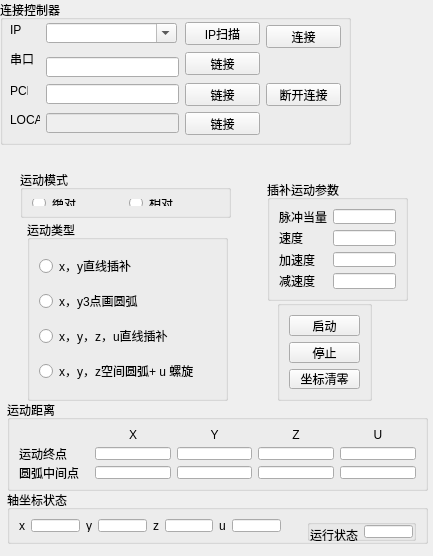
<?xml version="1.0" encoding="UTF-8"?>
<ui version="4.0">
 <class>Form</class>
 <widget class="QWidget" name="Form">
  <property name="geometry">
   <rect>
    <x>0</x>
    <y>0</y>
    <width>433</width>
    <height>556</height>
   </rect>
  </property>
  <property name="windowTitle">
   <string>Form</string>
  </property>
  <widget class="QGroupBox" name="groupBox_4">
   <property name="geometry">
    <rect>
     <x>267</x>
     <y>180</y>
     <width>141</width>
     <height>121</height>
    </rect>
   </property>
   <property name="title">
    <string>插补运动参数</string>
   </property>
   <layout class="QFormLayout" name="formLayout">
    <item row="0" column="1">
     <widget class="QLineEdit" name="lineEdit_Units"/>
    </item>
    <item row="1" column="0">
     <widget class="QLabel" name="label_2">
      <property name="text">
       <string>速度</string>
      </property>
     </widget>
    </item>
    <item row="1" column="1">
     <widget class="QLineEdit" name="lineEdit_Speed"/>
    </item>
    <item row="2" column="0">
     <widget class="QLabel" name="label_3">
      <property name="text">
       <string>加速度</string>
      </property>
     </widget>
    </item>
    <item row="2" column="1">
     <widget class="QLineEdit" name="lineEdit_Accel"/>
    </item>
    <item row="3" column="0">
     <widget class="QLabel" name="label_4">
      <property name="text">
       <string>减速度</string>
      </property>
     </widget>
    </item>
    <item row="3" column="1">
     <widget class="QLineEdit" name="lineEdit_Decel"/>
    </item>
    <item row="0" column="0">
     <widget class="QLabel" name="label_14">
      <property name="text">
       <string>脉冲当量</string>
      </property>
     </widget>
    </item>
   </layout>
  </widget>
  <widget class="QGroupBox" name="groupBox_2">
   <property name="geometry">
    <rect>
     <x>20</x>
     <y>170</y>
     <width>211</width>
     <height>48</height>
    </rect>
   </property>
   <property name="title">
    <string>运动模式</string>
   </property>
   <layout class="QHBoxLayout" name="horizontalLayout">
    <item>
     <widget class="QRadioButton" name="radioButton_Abs">
      <property name="text">
       <string>绝对</string>
      </property>
     </widget>
    </item>
    <item>
     <widget class="QRadioButton" name="radioButton_XD">
      <property name="text">
       <string>相对</string>
      </property>
     </widget>
    </item>
   </layout>
  </widget>
  <widget class="QGroupBox" name="groupBox">
   <property name="geometry">
    <rect>
     <x>0</x>
     <y>0</y>
     <width>351</width>
     <height>145</height>
    </rect>
   </property>
   <property name="sizePolicy">
    <sizepolicy hsizetype="Preferred" vsizetype="Fixed">
     <horstretch>0</horstretch>
     <verstretch>0</verstretch>
    </sizepolicy>
   </property>
   <property name="title">
    <string>连接控制器</string>
   </property>
   <widget class="QLabel" name="label">
    <property name="geometry">
     <rect>
      <x>10</x>
      <y>22</y>
      <width>16</width>
      <height>16</height>
     </rect>
    </property>
    <property name="sizePolicy">
     <sizepolicy hsizetype="Fixed" vsizetype="Preferred">
      <horstretch>0</horstretch>
      <verstretch>0</verstretch>
     </sizepolicy>
    </property>
    <property name="text">
     <string>IP</string>
    </property>
   </widget>
   <widget class="QComboBox" name="comboBox">
    <property name="geometry">
     <rect>
      <x>46</x>
      <y>23</y>
      <width>131</width>
      <height>20</height>
     </rect>
    </property>
    <property name="sizePolicy">
     <sizepolicy hsizetype="Fixed" vsizetype="Fixed">
      <horstretch>0</horstretch>
      <verstretch>0</verstretch>
     </sizepolicy>
    </property>
    <property name="editable">
     <bool>true</bool>
    </property>
    <property name="currentText">
     <string/>
    </property>
   </widget>
   <widget class="QPushButton" name="btn_close">
    <property name="geometry">
     <rect>
      <x>266</x>
      <y>83</y>
      <width>75</width>
      <height>23</height>
     </rect>
    </property>
    <property name="sizePolicy">
     <sizepolicy hsizetype="Fixed" vsizetype="Fixed">
      <horstretch>0</horstretch>
      <verstretch>0</verstretch>
     </sizepolicy>
    </property>
    <property name="text">
     <string>断开连接</string>
    </property>
   </widget>
   <widget class="QPushButton" name="btn_open">
    <property name="geometry">
     <rect>
      <x>266</x>
      <y>25</y>
      <width>75</width>
      <height>23</height>
     </rect>
    </property>
    <property name="sizePolicy">
     <sizepolicy hsizetype="Fixed" vsizetype="Fixed">
      <horstretch>0</horstretch>
      <verstretch>0</verstretch>
     </sizepolicy>
    </property>
    <property name="text">
     <string>连接</string>
    </property>
   </widget>
   <widget class="QPushButton" name="btn_ip_scan">
    <property name="geometry">
     <rect>
      <x>185</x>
      <y>22</y>
      <width>75</width>
      <height>23</height>
     </rect>
    </property>
    <property name="text">
     <string>IP扫描</string>
    </property>
   </widget>
   <widget class="QLabel" name="label_22">
    <property name="geometry">
     <rect>
      <x>10</x>
      <y>83</y>
      <width>18</width>
      <height>16</height>
     </rect>
    </property>
    <property name="text">
     <string>PCI</string>
    </property>
   </widget>
   <widget class="QPushButton" name="btn_com">
    <property name="geometry">
     <rect>
      <x>185</x>
      <y>52</y>
      <width>75</width>
      <height>23</height>
     </rect>
    </property>
    <property name="text">
     <string>链接</string>
    </property>
   </widget>
   <widget class="QLabel" name="label_23">
    <property name="geometry">
     <rect>
      <x>10</x>
      <y>51</y>
      <width>24</width>
      <height>16</height>
     </rect>
    </property>
    <property name="text">
     <string>串口</string>
    </property>
   </widget>
   <widget class="QLabel" name="label_24">
    <property name="geometry">
     <rect>
      <x>10</x>
      <y>112</y>
      <width>30</width>
      <height>16</height>
     </rect>
    </property>
    <property name="text">
     <string>LOCAL</string>
    </property>
   </widget>
   <widget class="QPushButton" name="btn_pci">
    <property name="geometry">
     <rect>
      <x>185</x>
      <y>83</y>
      <width>75</width>
      <height>23</height>
     </rect>
    </property>
    <property name="text">
     <string>链接</string>
    </property>
   </widget>
   <widget class="QPushButton" name="btn_local">
    <property name="geometry">
     <rect>
      <x>185</x>
      <y>112</y>
      <width>75</width>
      <height>23</height>
     </rect>
    </property>
    <property name="text">
     <string>链接</string>
    </property>
   </widget>
   <widget class="QLineEdit" name="edit_local">
    <property name="enabled">
     <bool>false</bool>
    </property>
    <property name="geometry">
     <rect>
      <x>46</x>
      <y>113</y>
      <width>133</width>
      <height>20</height>
     </rect>
    </property>
   </widget>
   <widget class="QLineEdit" name="edit_com">
    <property name="geometry">
     <rect>
      <x>46</x>
      <y>57</y>
      <width>133</width>
      <height>20</height>
     </rect>
    </property>
   </widget>
   <widget class="QLineEdit" name="edit_pci">
    <property name="geometry">
     <rect>
      <x>46</x>
      <y>84</y>
      <width>133</width>
      <height>20</height>
     </rect>
    </property>
   </widget>
  </widget>
  <widget class="QGroupBox" name="groupBox_3">
   <property name="geometry">
    <rect>
     <x>27</x>
     <y>220</y>
     <width>201</width>
     <height>181</height>
    </rect>
   </property>
   <property name="title">
    <string>运动类型</string>
   </property>
   <layout class="QVBoxLayout" name="verticalLayout">
    <item>
     <widget class="QRadioButton" name="radioButton_xy">
      <property name="text">
       <string>x，y直线插补</string>
      </property>
     </widget>
    </item>
    <item>
     <widget class="QRadioButton" name="radioButton_xy3">
      <property name="text">
       <string>x，y3点画圆弧</string>
      </property>
     </widget>
    </item>
    <item>
     <widget class="QRadioButton" name="radioButton_xyzu">
      <property name="text">
       <string>x，y，z，u直线插补</string>
      </property>
     </widget>
    </item>
    <item>
     <widget class="QRadioButton" name="radioButton_xyz_u">
      <property name="text">
       <string>x，y，z空间圆弧+ u 螺旋</string>
      </property>
     </widget>
    </item>
   </layout>
  </widget>
  <widget class="QGroupBox" name="groupBox_6">
   <property name="geometry">
    <rect>
     <x>7</x>
     <y>400</y>
     <width>421</width>
     <height>91</height>
    </rect>
   </property>
   <property name="title">
    <string>运动距离</string>
   </property>
   <layout class="QGridLayout" name="gridLayout">
    <item row="3" column="0">
     <widget class="QLabel" name="label_5">
      <property name="text">
       <string>运动终点</string>
      </property>
     </widget>
    </item>
    <item row="4" column="2">
     <widget class="QLineEdit" name="edit_midY">
      <property name="alignment">
       <set>Qt::AlignCenter</set>
      </property>
     </widget>
    </item>
    <item row="4" column="4">
     <widget class="QLineEdit" name="edit_midU">
      <property name="alignment">
       <set>Qt::AlignCenter</set>
      </property>
     </widget>
    </item>
    <item row="4" column="3">
     <widget class="QLineEdit" name="edit_midZ">
      <property name="alignment">
       <set>Qt::AlignCenter</set>
      </property>
     </widget>
    </item>
    <item row="3" column="1">
     <widget class="QLineEdit" name="edit_finishX">
      <property name="alignment">
       <set>Qt::AlignCenter</set>
      </property>
     </widget>
    </item>
    <item row="4" column="1">
     <widget class="QLineEdit" name="edit_midX">
      <property name="alignment">
       <set>Qt::AlignCenter</set>
      </property>
     </widget>
    </item>
    <item row="3" column="3">
     <widget class="QLineEdit" name="edit_finishZ">
      <property name="alignment">
       <set>Qt::AlignCenter</set>
      </property>
     </widget>
    </item>
    <item row="3" column="4">
     <widget class="QLineEdit" name="edit_finishU">
      <property name="alignment">
       <set>Qt::AlignCenter</set>
      </property>
     </widget>
    </item>
    <item row="4" column="0">
     <widget class="QLabel" name="label_6">
      <property name="text">
       <string>圆弧中间点   </string>
      </property>
     </widget>
    </item>
    <item row="3" column="2">
     <widget class="QLineEdit" name="edit_finishY">
      <property name="alignment">
       <set>Qt::AlignCenter</set>
      </property>
     </widget>
    </item>
    <item row="2" column="1">
     <widget class="QLabel" name="label_7">
      <property name="text">
       <string>X</string>
      </property>
      <property name="alignment">
       <set>Qt::AlignCenter</set>
      </property>
     </widget>
    </item>
    <item row="2" column="2">
     <widget class="QLabel" name="label_8">
      <property name="text">
       <string>Y</string>
      </property>
      <property name="alignment">
       <set>Qt::AlignCenter</set>
      </property>
     </widget>
    </item>
    <item row="2" column="3">
     <widget class="QLabel" name="label_9">
      <property name="text">
       <string>Z</string>
      </property>
      <property name="alignment">
       <set>Qt::AlignCenter</set>
      </property>
     </widget>
    </item>
    <item row="2" column="4">
     <widget class="QLabel" name="label_10">
      <property name="text">
       <string>U</string>
      </property>
      <property name="alignment">
       <set>Qt::AlignCenter</set>
      </property>
     </widget>
    </item>
   </layout>
  </widget>
  <widget class="QGroupBox" name="groupBox_5">
   <property name="geometry">
    <rect>
     <x>277</x>
     <y>300</y>
     <width>95</width>
     <height>101</height>
    </rect>
   </property>
   <property name="sizePolicy">
    <sizepolicy hsizetype="Fixed" vsizetype="Preferred">
     <horstretch>0</horstretch>
     <verstretch>0</verstretch>
    </sizepolicy>
   </property>
   <property name="title">
    <string/>
   </property>
   <layout class="QVBoxLayout" name="verticalLayout_2">
    <item>
     <widget class="QPushButton" name="btn_Run">
      <property name="sizePolicy">
       <sizepolicy hsizetype="Fixed" vsizetype="Fixed">
        <horstretch>0</horstretch>
        <verstretch>0</verstretch>
       </sizepolicy>
      </property>
      <property name="text">
       <string>启动</string>
      </property>
     </widget>
    </item>
    <item>
     <widget class="QPushButton" name="btn_Stop">
      <property name="sizePolicy">
       <sizepolicy hsizetype="Fixed" vsizetype="Fixed">
        <horstretch>0</horstretch>
        <verstretch>0</verstretch>
       </sizepolicy>
      </property>
      <property name="text">
       <string>停止</string>
      </property>
     </widget>
    </item>
    <item>
     <widget class="QPushButton" name="btn_Clear">
      <property name="sizePolicy">
       <sizepolicy hsizetype="Fixed" vsizetype="Fixed">
        <horstretch>0</horstretch>
        <verstretch>0</verstretch>
       </sizepolicy>
      </property>
      <property name="text">
       <string>坐标清零</string>
      </property>
     </widget>
    </item>
   </layout>
  </widget>
  <widget class="QGroupBox" name="groupBox_7">
   <property name="geometry">
    <rect>
     <x>7</x>
     <y>490</y>
     <width>421</width>
     <height>54</height>
    </rect>
   </property>
   <property name="title">
    <string>轴坐标状态</string>
   </property>
   <layout class="QHBoxLayout" name="horizontalLayout_4">
    <item>
     <spacer name="horizontalSpacer_7">
      <property name="orientation">
       <enum>Qt::Horizontal</enum>
      </property>
      <property name="sizeHint" stdset="0">
       <size>
        <width>40</width>
        <height>20</height>
       </size>
      </property>
     </spacer>
    </item>
    <item>
     <widget class="QLabel" name="label_17">
      <property name="text">
       <string>x</string>
      </property>
     </widget>
    </item>
    <item>
     <widget class="QLineEdit" name="edit_stateX_2">
      <property name="alignment">
       <set>Qt::AlignCenter</set>
      </property>
      <property name="readOnly">
       <bool>true</bool>
      </property>
     </widget>
    </item>
    <item>
     <widget class="QLabel" name="label_18">
      <property name="text">
       <string>y</string>
      </property>
     </widget>
    </item>
    <item>
     <widget class="QLineEdit" name="edit_stateY_2">
      <property name="alignment">
       <set>Qt::AlignCenter</set>
      </property>
      <property name="readOnly">
       <bool>true</bool>
      </property>
     </widget>
    </item>
    <item>
     <widget class="QLabel" name="label_19">
      <property name="text">
       <string>z</string>
      </property>
     </widget>
    </item>
    <item>
     <widget class="QLineEdit" name="edit_stateZ_2">
      <property name="alignment">
       <set>Qt::AlignCenter</set>
      </property>
      <property name="readOnly">
       <bool>true</bool>
      </property>
     </widget>
    </item>
    <item>
     <widget class="QLabel" name="label_20">
      <property name="text">
       <string>u</string>
      </property>
     </widget>
    </item>
    <item>
     <widget class="QLineEdit" name="edit_stateU_2">
      <property name="sizePolicy">
       <sizepolicy hsizetype="Preferred" vsizetype="Fixed">
        <horstretch>0</horstretch>
        <verstretch>0</verstretch>
       </sizepolicy>
      </property>
      <property name="alignment">
       <set>Qt::AlignCenter</set>
      </property>
      <property name="readOnly">
       <bool>true</bool>
      </property>
     </widget>
    </item>
    <item>
     <spacer name="horizontalSpacer_8">
      <property name="orientation">
       <enum>Qt::Horizontal</enum>
      </property>
      <property name="sizeType">
       <enum>QSizePolicy::Fixed</enum>
      </property>
      <property name="sizeHint" stdset="0">
       <size>
        <width>20</width>
        <height>20</height>
       </size>
      </property>
     </spacer>
    </item>
    <item>
     <widget class="QGroupBox" name="groupBox_9">
      <property name="minimumSize">
       <size>
        <width>109</width>
        <height>22</height>
       </size>
      </property>
      <property name="title">
       <string/>
      </property>
      <layout class="QHBoxLayout" name="horizontalLayout_5">
       <property name="leftMargin">
        <number>0</number>
       </property>
       <property name="topMargin">
        <number>0</number>
       </property>
       <property name="rightMargin">
        <number>0</number>
       </property>
       <property name="bottomMargin">
        <number>0</number>
       </property>
       <item>
        <widget class="QLabel" name="label_21">
         <property name="sizePolicy">
          <sizepolicy hsizetype="Fixed" vsizetype="Preferred">
           <horstretch>0</horstretch>
           <verstretch>0</verstretch>
          </sizepolicy>
         </property>
         <property name="minimumSize">
          <size>
           <width>48</width>
           <height>20</height>
          </size>
         </property>
         <property name="text">
          <string>运行状态</string>
         </property>
        </widget>
       </item>
       <item>
        <widget class="QLineEdit" name="edit_stateRun_2">
         <property name="readOnly">
          <bool>true</bool>
         </property>
        </widget>
       </item>
      </layout>
     </widget>
    </item>
   </layout>
  </widget>
 </widget>
 <resources/>
 <connections/>
</ui>
